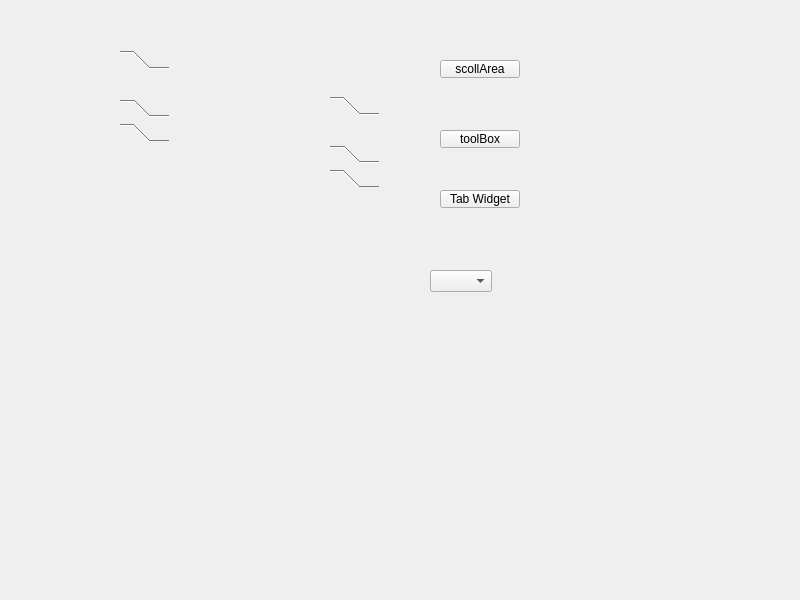
<?xml version="1.0" encoding="UTF-8"?>
<ui version="4.0">
 <class>MainWindow</class>
 <widget class="QMainWindow" name="MainWindow">
  <property name="geometry">
   <rect>
    <x>0</x>
    <y>0</y>
    <width>800</width>
    <height>600</height>
   </rect>
  </property>
  <property name="windowTitle">
   <string>MainWindow</string>
  </property>
  <widget class="QWidget" name="centralwidget">
   <widget class="QToolBox" name="toolBox">
    <property name="geometry">
     <rect>
      <x>330</x>
      <y>96</y>
      <width>49</width>
      <height>91</height>
     </rect>
    </property>
    <property name="currentIndex">
     <number>0</number>
    </property>
    <widget class="QWidget" name="page">
     <property name="geometry">
      <rect>
       <x>0</x>
       <y>0</y>
       <width>49</width>
       <height>20</height>
      </rect>
     </property>
     <attribute name="label">
      <string>家人</string>
     </attribute>
    </widget>
    <widget class="QWidget" name="page_2">
     <property name="geometry">
      <rect>
       <x>0</x>
       <y>0</y>
       <width>49</width>
       <height>19</height>
      </rect>
     </property>
     <attribute name="label">
      <string>朋友</string>
     </attribute>
    </widget>
    <widget class="QWidget" name="page_3">
     <attribute name="label">
      <string>黑名单</string>
     </attribute>
    </widget>
   </widget>
   <widget class="QStackedWidget" name="stackedWidget">
    <property name="geometry">
     <rect>
      <x>70</x>
      <y>50</y>
      <width>211</width>
      <height>201</height>
     </rect>
    </property>
    <property name="currentIndex">
     <number>2</number>
    </property>
    <widget class="QWidget" name="page_4">
     <widget class="QScrollArea" name="scrollArea">
      <property name="geometry">
       <rect>
        <x>10</x>
        <y>10</y>
        <width>111</width>
        <height>171</height>
       </rect>
      </property>
      <property name="widgetResizable">
       <bool>true</bool>
      </property>
      <widget class="QWidget" name="scrollAreaWidgetContents">
       <property name="geometry">
        <rect>
         <x>0</x>
         <y>0</y>
         <width>99</width>
         <height>228</height>
        </rect>
       </property>
       <layout class="QVBoxLayout" name="verticalLayout">
        <item>
         <widget class="QPushButton" name="pushButton_9">
          <property name="text">
           <string>PushButton</string>
          </property>
         </widget>
        </item>
        <item>
         <widget class="QPushButton" name="pushButton">
          <property name="text">
           <string>PushButton</string>
          </property>
         </widget>
        </item>
        <item>
         <widget class="QPushButton" name="pushButton_8">
          <property name="text">
           <string>PushButton</string>
          </property>
         </widget>
        </item>
        <item>
         <widget class="QPushButton" name="pushButton_4">
          <property name="text">
           <string>PushButton</string>
          </property>
         </widget>
        </item>
        <item>
         <widget class="QPushButton" name="pushButton_3">
          <property name="text">
           <string>PushButton</string>
          </property>
         </widget>
        </item>
        <item>
         <widget class="QPushButton" name="pushButton_2">
          <property name="text">
           <string>PushButton</string>
          </property>
         </widget>
        </item>
        <item>
         <widget class="QPushButton" name="pushButton_5">
          <property name="text">
           <string>PushButton</string>
          </property>
         </widget>
        </item>
        <item>
         <widget class="QPushButton" name="pushButton_6">
          <property name="text">
           <string>PushButton</string>
          </property>
         </widget>
        </item>
        <item>
         <widget class="QPushButton" name="pushButton_7">
          <property name="text">
           <string>PushButton</string>
          </property>
         </widget>
        </item>
        <item>
         <widget class="QPushButton" name="pushButton_10">
          <property name="text">
           <string>PushButton</string>
          </property>
         </widget>
        </item>
       </layout>
      </widget>
     </widget>
    </widget>
    <widget class="QWidget" name="page_12">
     <widget class="QTabWidget" name="tabWidget">
      <property name="geometry">
       <rect>
        <x>0</x>
        <y>20</y>
        <width>131</width>
        <height>91</height>
       </rect>
      </property>
      <property name="currentIndex">
       <number>0</number>
      </property>
      <widget class="QWidget" name="tab">
       <attribute name="title">
        <string>百度</string>
       </attribute>
      </widget>
      <widget class="QWidget" name="tab_2">
       <attribute name="title">
        <string>谷歌</string>
       </attribute>
      </widget>
     </widget>
    </widget>
    <widget class="QWidget" name="page_5">
     <widget class="QToolBox" name="toolBox_2">
      <property name="geometry">
       <rect>
        <x>50</x>
        <y>0</y>
        <width>49</width>
        <height>91</height>
       </rect>
      </property>
      <property name="currentIndex">
       <number>0</number>
      </property>
      <widget class="QWidget" name="page_9">
       <property name="geometry">
        <rect>
         <x>0</x>
         <y>0</y>
         <width>49</width>
         <height>20</height>
        </rect>
       </property>
       <attribute name="label">
        <string>家人</string>
       </attribute>
      </widget>
      <widget class="QWidget" name="page_10">
       <property name="geometry">
        <rect>
         <x>0</x>
         <y>0</y>
         <width>49</width>
         <height>19</height>
        </rect>
       </property>
       <attribute name="label">
        <string>朋友</string>
       </attribute>
      </widget>
      <widget class="QWidget" name="page_11">
       <property name="geometry">
        <rect>
         <x>0</x>
         <y>0</y>
         <width>49</width>
         <height>20</height>
        </rect>
       </property>
       <attribute name="label">
        <string>黑名单</string>
       </attribute>
      </widget>
     </widget>
    </widget>
   </widget>
   <widget class="QPushButton" name="btn_scollArea">
    <property name="geometry">
     <rect>
      <x>440</x>
      <y>60</y>
      <width>80</width>
      <height>18</height>
     </rect>
    </property>
    <property name="text">
     <string>scollArea</string>
    </property>
   </widget>
   <widget class="QPushButton" name="btn_toolBox">
    <property name="geometry">
     <rect>
      <x>440</x>
      <y>130</y>
      <width>80</width>
      <height>18</height>
     </rect>
    </property>
    <property name="text">
     <string>toolBox</string>
    </property>
   </widget>
   <widget class="QPushButton" name="btn_tabWidget">
    <property name="geometry">
     <rect>
      <x>440</x>
      <y>190</y>
      <width>80</width>
      <height>18</height>
     </rect>
    </property>
    <property name="text">
     <string>Tab Widget</string>
    </property>
   </widget>
   <widget class="QComboBox" name="comboBox">
    <property name="geometry">
     <rect>
      <x>430</x>
      <y>270</y>
      <width>62</width>
      <height>22</height>
     </rect>
    </property>
   </widget>
  </widget>
 </widget>
 <resources/>
 <connections/>
</ui>
